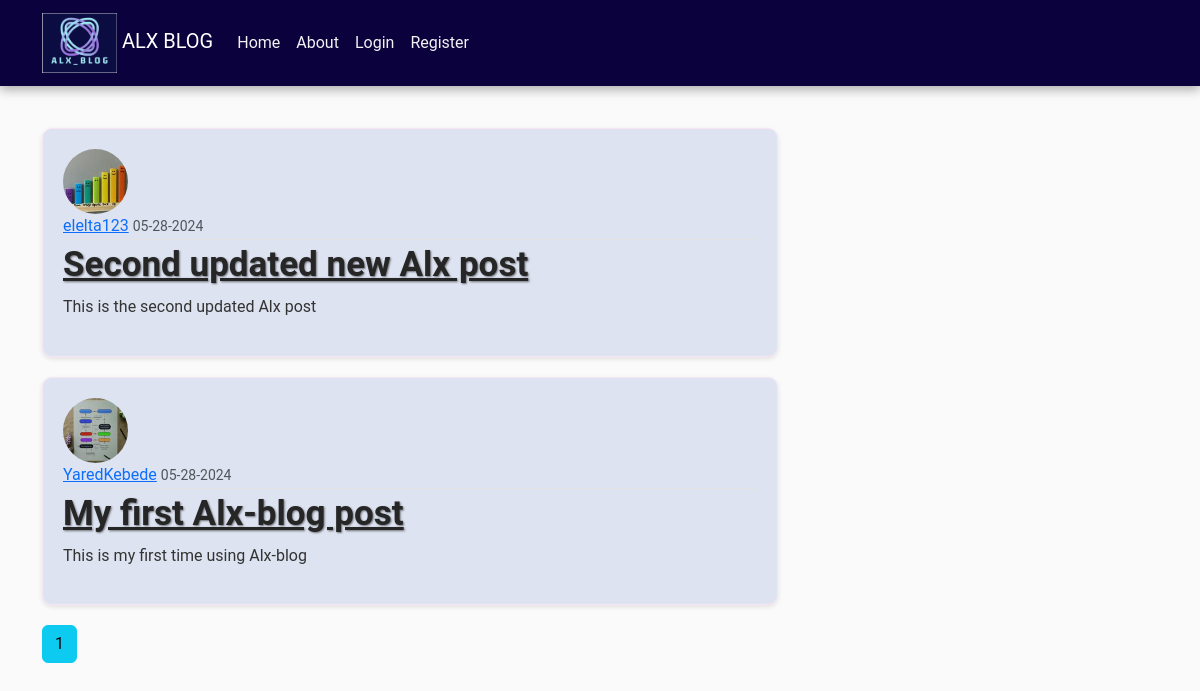
/home, run on an earlier commit of the app's database.
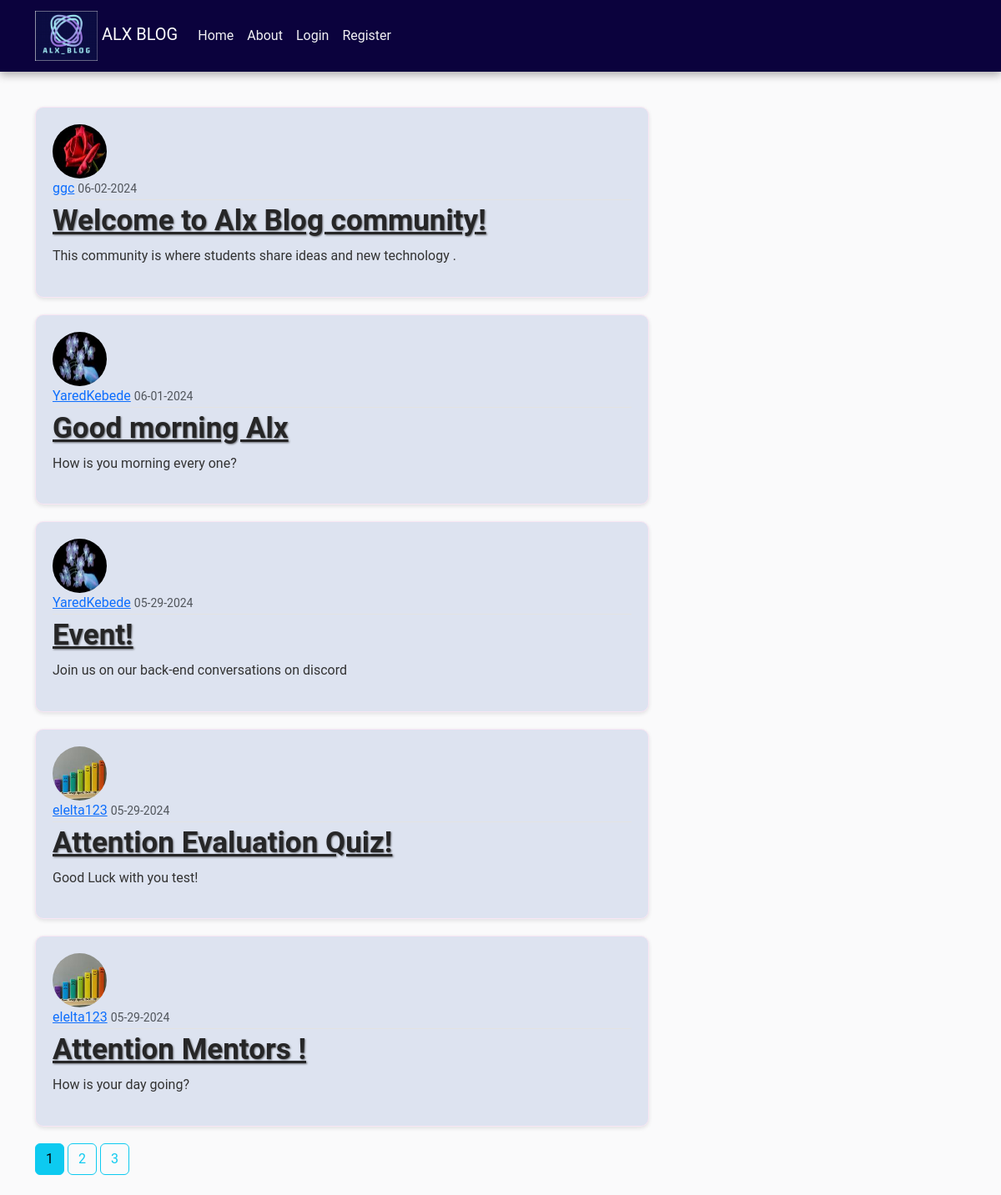
And on a later commit of the database.
### alxblog/models.py (models this page shows, shortened)
class Post(db.Model):
    id = db.Column(db.Integer, primary_key=True)
    title = db.Column(db.String(150), nullable=False)
    date_posted = db.Column(db.DateTime, nullable=False, default=datetime.utcnow)
    content = db.Column(db.Text, nullable=False)
    user_id = db.Column(db.Integer, db.ForeignKey('user.id'), nullable=False)
    comments = db.relationship('Comment', backref='post', lazy=True)

class User(db.Model, UserMixin):
    id = db.Column(db.Integer, primary_key=True)
    username = db.Column(db.String(20), unique=True, nullable=False)
    email = db.Column(db.String(150), unique=True, nullable=False)
    image_file = db.Column(db.String(20), nullable=False, default='default.jpg')
    password = db.Column(db.String(60), nullable=False)
    posts = db.relationship('Post', backref='author', lazy=True)
    comments = db.relationship('Comment', back_populates='user', lazy=True)

### alxblog/routes.py (the view)
@app.route("/home")
def home():
    page = request.args.get('page', 1, type=int)
    posts = Post.query.order_by(Post.date_posted.desc()).paginate(page=page, per_page=5)
    return render_template('home.html', posts=posts, title='Home')

### alxblog/templates/home.html
{% extends "layout.html" %}
{% block content %}
{% for post in posts.items %}
 <article class="media content-section">
    <img class="rounded-circle article-img" src="{{ url_for('static', filename='profile_pics/' + post.author.image_file) }}">
    <div class="media-body">
      <div class="article-metadata">
        <a class="mr-2" href="#">{{ post.author.username }}</a>
        <small class="text-muted">{{ post.date_posted.strftime('%m-%d-%Y') }}</small>
      </div>
      <h2><a class="article-title" href="{{ url_for('post', post_id=post.id) }}">{{ post.title }}</a></h2>
      <p class="article-content">{{ post.content }}</p>
    </div>
  </article>
{% endfor %}
{% for page_num in posts.iter_pages(left_edge=1, right_edge=1, left_current=1, right_current=2) %}
{% if page_num %}
{% if posts.page == page_num%}
<a class="btn btn-info mb-4" href="{{ url_for('home', page=page_num) }}">{{ page_num }}</a>
{% else %}
<a class="btn btn-outline-info mb-4" href="{{ url_for('home', page=page_num) }}">{{ page_num }}</a>
{% endif %}
{% else %}
...
{% endif %}
{% endfor %}
{% endblock content %}

What changed in the data, as far as the page shows it:
no longer on this page (row unchanged): Post: image_file (picture), author.username "elelta123", date_posted "05-28-2024", title "Second updated new Alx post", content "This is the second updated Alx post"
no longer on this page (row unchanged): Post: image_file (picture), author.username "YaredKebede", date_posted "05-28-2024", title "My first Alx-blog post", content "This is my first time using Alx-blog"
added Post: image_file (picture), author.username "ggc", date_posted "06-02-2024", title "Welcome to Alx Blog community!", content "This community is where students share ideas and new technology ."
added Post: image_file (picture), author.username "YaredKebede", date_posted "06-01-2024", title "Good morning Alx", content "How is you morning every one?"
added Post: image_file (picture), author.username "YaredKebede", date_posted "05-29-2024", title "Event!", content "Join us on our back-end conversations on discord"
added Post: image_file (picture), author.username "elelta123", date_posted "05-29-2024", title "Attention Evaluation Quiz!", content "Good Luck with you test!"
added Post: image_file (picture), author.username "elelta123", date_posted "05-29-2024", title "Attention Mentors !", content "How is your day going?"
Also different on the page:
new list line: "2"
new list line: "3"
